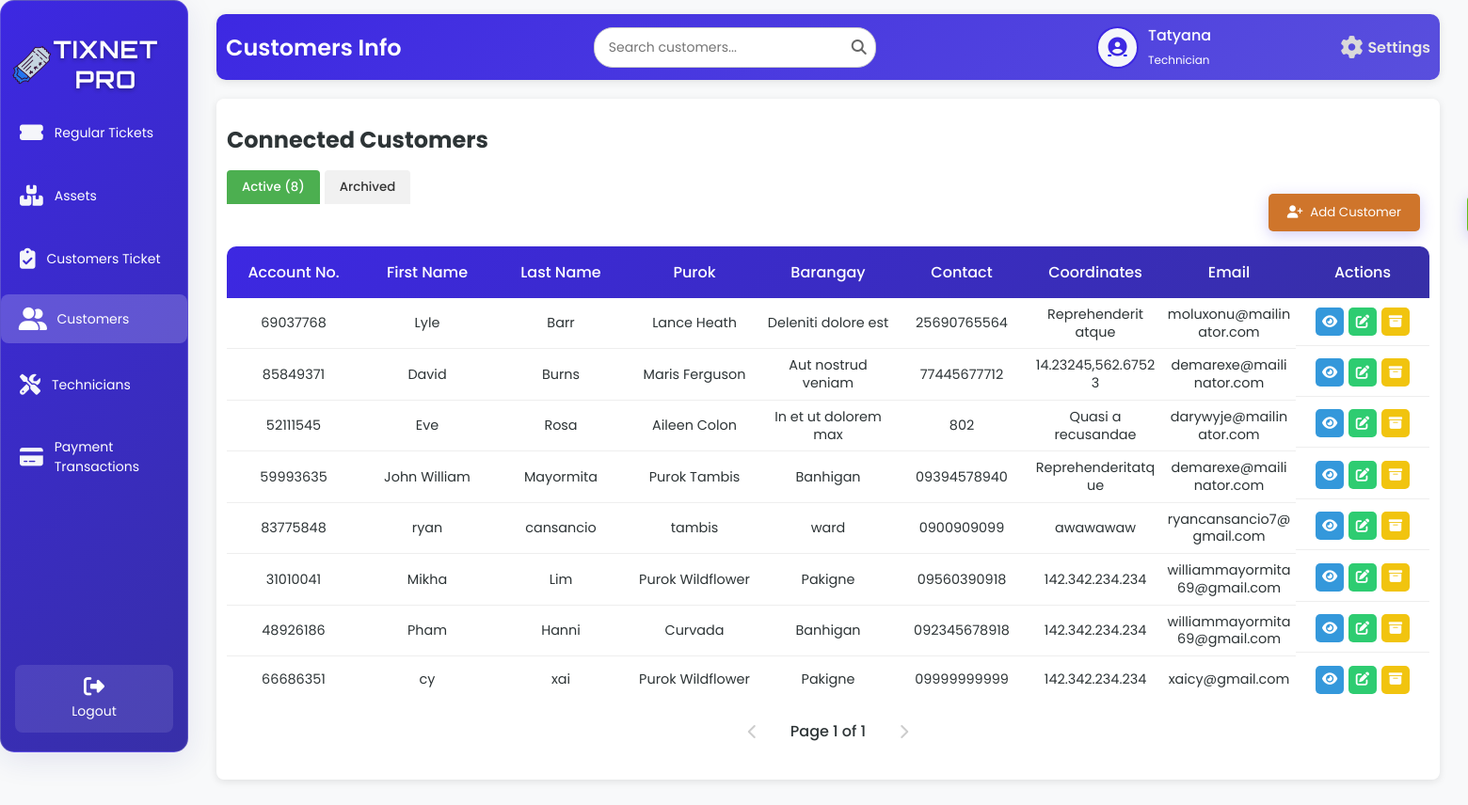
Screenshot of /customersT.php (signed in) with the database file from the repository.
### tables this page shows
CREATE TABLE `tbl_customer` (
  `c_id` int(50) NOT NULL,
  `c_fname` varchar(200) NOT NULL,
  `c_lname` varchar(200) NOT NULL,
  `c_purok` varchar(200) NOT NULL,
  `c_barangay` varchar(200) NOT NULL,
  `c_contact` varchar(100) NOT NULL,
  `c_email` varchar(200) NOT NULL,
  `c_date` date NOT NULL,
  `c_napname` varchar(200) NOT NULL,
  `c_napport` int(50) NOT NULL,
  `c_macaddress` varchar(200) NOT NULL,
  `c_status` varchar(200) NOT NULL,
  `c_plan` varchar(200) NOT NULL,
  `c_equipment` varchar(200) NOT NULL,
  `c_account_no` int(100) NOT NULL,
  `c_coordinates` varchar(200) NOT NULL,
  `c_balance` int(50) NOT NULL,
  `c_startdate` varchar(100) NOT NULL,
  `c_nextdue` varchar(100) NOT NULL,
  `c_lastdue` varchar(100) NOT NULL,
  `c_nextbill` varchar(100) NOT NULL,
  `c_billstatus` varchar(100) NOT NULL,
  `c_advancedays` varchar(200) NOT NULL,
  `c_advance` int(200) NOT NULL
);

### customersT.php (the view, shortened to what this page needs)
<?php
include 'db.php';
function jsEscape($str) {
    return str_replace(
        ["\\", "'", "\"", "\n", "\r", "\t"],
        ["\\\\", "\\'", "\\\"", "\\n", "\\r", "\\t"],
        $str
    );
}
function formatDateDisplay($date) {
    if (empty($date) || $date === '0000-00-00') {
        return '';
    }
    return date('Y/M/d', strtotime($date));
}
function updateDueAndBillDates($conn, $account_no, $next_due) {
    $current_date = new DateTime();
    $next_due_date = new DateTime($next_due);
    return [$next_due, null, null];
}
$firstName = '';
$userType = '';
$avatarPath = $_SESSION['avatarPath'];
if ($conn) {
    $sqlUser = "SELECT u_fname, u_lname, u_type FROM tbl_user WHERE u_username = ?";
    $stmt = $conn->prepare($sqlUser);
    $stmt->bind_param("s", $_SESSION['username']);
    $stmt->execute();
    $resultUser = $stmt->get_result();
    if ($resultUser->num_rows > 0) {
        $row = $resultUser->fetch_assoc();
        $firstName = $row['u_fname'];
        $userType = $row['u_type'];
    }
    $limit = 10;
    $pageActive = isset($_GET['page_active']) ? (int)$_GET['page_active'] : 1;
    $offsetActive = ($pageActive - 1) * $limit;
    $totalActiveQuery = "SELECT COUNT(*) AS total FROM tbl_customer WHERE c_status NOT LIKE 'ARCHIVED:%' OR c_status IS NULL";
    $totalActiveResult = $conn->query($totalActiveQuery);
    $totalActiveRow = $totalActiveResult->fetch_assoc();
    $totalActive = $totalActiveRow['total'];
    $totalActivePages = ceil($totalActive / $limit);
    $pageArchived = isset($_GET['page_archived']) ? (int)$_GET['page_archived'] : 1;
    $sqlActive = "SELECT c_account_no, c_fname, c_lname, c_purok, c_barangay, c_contact, c_email, c_coordinates, c_date, c_napname, c_napport, c_macaddress, c_status, c_plan, c_equipment, c_balance, c_startdate, c_nextdue, c_lastdue, c_nextbill, c_billstatus
                  FROM tbl_customer WHERE c_status NOT LIKE 'ARCHIVED:%' OR c_status IS NULL LIMIT ?, ?";
    $stmtActive = $conn->prepare($sqlActive);
    $stmtActive->bind_param("ii", $offsetActive, $limit);
    $stmtActive->execute();
    $resultActive = $stmtActive->get_result();
} else {
    $_SESSION['error'] = "Database connection failed.";
}
?>
<!DOCTYPE html>
<html lang="en">
<head>
    <link rel="stylesheet" href="customersTT.css">
    <link rel="stylesheet" href="https://cdnjs.cloudflare.com/ajax/libs/font-awesome/6.6.0/css/all.min.css" />
</head>
<body>
<div class="wrapper">
    <div class="sidebar glass-container">
        <h2><img src="image/logo.png" alt="TixNet Icon" class="sidebar-icon">TixNet Pro</h2>
    <ul>
        <li><a href="staffD.php"><i class="fas fa-ticket-alt icon"></i> <span>Regular Tickets</span></a></li>
        <li><a href="assetsT.php"><i class="fas fa-boxes icon"></i> <span>Assets</span></a></li>
        <li><a href="AllCustomersT.php"><i class="fas fa-clipboard-check icon"></i> <span>Customers Ticket</span></a></li>
        <li><a href="customersT.php" class="active"><i class="fas fa-user-friends icon"></i> <span>Customers</span></a></li>
        <li><a href="AssignTech.php"><i class="fas fa-tools icon"></i> <span>Technicians</span></a></li>
        <li><a href="Payments.php"><i class="fas fa-credit-card icon"></i> <span>Payment Transactions</span></a></li>
    </ul>
    <footer>
        <a href="technician_staff.php" class="back-home"><i class="fas fa-sign-out-alt"></i> Logout</a>
    </footer>
    </div>
    <div class="container">
        <div class="upper">
            <h1>Customers Info</h1>
            <div class="search-container">
                <input type="text" class="search-bar" id="searchInput" placeholder="Search customers..." onkeyup="debouncedSearchCustomers()">
                <span class="search-icon"><i class="fas fa-search"></i></span>
            </div>
            <div class="user-profile">
                <div class="user-icon">
                    <a href="image.php">
                        <?php
                        $cleanAvatarPath = preg_replace('/\?\d+$/', '', $avatarPath);
                        if (!empty($avatarPath) && file_exists($cleanAvatarPath)) {
                            echo "<img src='" . htmlspecialchars($avatarPath, ENT_QUOTES, 'UTF-8') . "' alt='User Avatar'>";
                        } else {
                            echo "<i class='fas fa-user-circle'></i>";
                        }
                        ?>
                    </a>
                </div>
                <div class="user-details">
                    <span><?php echo htmlspecialchars($firstName, ENT_QUOTES, 'UTF-8'); ?></span>
                    <small><?php echo htmlspecialchars(ucfirst($userType), ENT_QUOTES, 'UTF-8'); ?></small>
                </div>
                <a href="settings.php" class="settings-link">
                    <i class="fas fa-cog"></i>
                    <span>Settings</span>
                </a>
            </div>
        </div>
        <div class="table-box glass-container">
            <h2>Connected Customers</h2>
            <div class="tab-buttons">
                <button class="tab-btn <?php echo (isset($_GET['tab']) && $_GET['tab'] === 'customers_active') || !isset($_GET['tab']) ? 'active' : ''; ?>" onclick="showTab('customers_active')">
                    Active (<?php echo $totalActive; ?>)
                </button>
                <button class="tab-btn <?php echo isset($_GET['tab']) && $_GET['tab'] === 'customers_archived' ? 'active' : ''; ?>" onclick="showTab('customers_archived')">
                    Archived
                </button>
            </div>
            <div class="customer-actions">
                <form action="addC.php" method="get" style="display: inline;">
                    <button type="submit" class="add-user-btn"><i class="fas fa-user-plus"></i> Add Customer</button>
                </form>
            </div>
            <div class="active-customers" id="customers_active" <?php echo (isset($_GET['tab']) && $_GET['tab'] === 'customers_archived') ? 'style="display: none;"' : ''; ?>>
                <table id="active-customers-table">
                    <thead>
                        <tr>
                            <th>Account No.</th>
                            <th>First Name</th>
                            <th>Last Name</th>
                            <th>Purok</th>
                            <th>Barangay</th>
                            <th>Contact</th>
                            <th>Coordinates</th>
                            <th>Email</th>
                            <th>Actions</th>
                        </tr>
                    </thead>
                    <tbody id="active-customers-tbody">
                        <?php
                        if ($resultActive->num_rows > 0) {
                            while ($row = $resultActive->fetch_assoc()) {
                                if (!empty($row['c_nextdue'])) {
                                    list($updated_next_due, $updated_last_due, $updated_next_bill) = updateDueAndBillDates($conn, $row['c_account_no'], $row['c_nextdue']);
                                    $row['c_nextdue'] = $updated_next_due;
                                }
                                $displayStatus = ($row['c_status'] ?? '');
                                echo "<tr>
                                        <td>" . htmlspecialchars($row['c_account_no'], ENT_QUOTES, 'UTF-8') . "</td>
                                        <td>" . htmlspecialchars($row['c_fname'], ENT_QUOTES, 'UTF-8') . "</td>
                                        <td>" . htmlspecialchars($row['c_lname'], ENT_QUOTES, 'UTF-8') . "</td>
                                        <td>" . htmlspecialchars($row['c_purok'], ENT_QUOTES, 'UTF-8') . "</td>
                                        <td>" . htmlspecialchars($row['c_barangay'], ENT_QUOTES, 'UTF-8') . "</td>
                                        <td>" . htmlspecialchars($row['c_contact'], ENT_QUOTES, 'UTF-8') . "</td>
                                        <td>" . htmlspecialchars($row['c_coordinates'], ENT_QUOTES, 'UTF-8') . "</td>
                                        <td>" . htmlspecialchars($row['c_email'], ENT_QUOTES, 'UTF-8') . "</td>
                                        <td class='action-buttons'>
                                            <a class='view-btn' onclick=\"showViewDetails('" . htmlspecialchars($row['c_account_no'], ENT_QUOTES, 'UTF-8') . "', '" . jsEscape($row['c_fname']) . "', '" . jsEscape($row['c_lname']) . "', '" . jsEscape($row['c_purok']) . "', '" . jsEscape($row['c_barangay']) . "', '" . jsEscape($row['c_contact']) . "', '" . jsEscape($row['c_email']) . "', '" . jsEscape($row['c_coordinates']) . "', '" . jsEscape($row['c_date']) . "', '" . jsEscape($row['c_napname']) . "', '" . jsEscape($row['c_napport']) . "', '" . jsEscape($row['c_macaddress']) . "', '" . jsEscape($displayStatus) . "', '" . jsEscape($row['c_plan']) . "', '" . jsEscape($row['c_equipment']) . "', '" . jsEscape($row['c_balance'] ?? '0.00') . "', '" . jsEscape(formatDateDisplay($row['c_startdate'] ?? '')) . "', '" . jsEscape(formatDateDisplay($row['c_nextdue'] ?? '')) . "', '" . jsEscape(formatDateDisplay($row['c_lastdue'] ?? '')) . "', '" . jsEscape(formatDateDisplay($row['c_nextbill'] ?? '')) . "', '" . jsEscape($row['c_billstatus'] ?? 'Inactive') . "')\" title='View'><i class='fas fa-eye'></i></a>
                                            <a class='edit-btn' href='editC.php?account_no=" . htmlspecialchars($row['c_account_no'], ENT_QUOTES, 'UTF-8') . "' title='Edit'><i class='fas fa-edit'></i></a>
                                            <a class='archive-btn' onclick=\"showArchiveModal('" . htmlspecialchars($row['c_account_no'], ENT_QUOTES, 'UTF-8') . "', '" . jsEscape($row['c_fname'] . ' ' . $row['c_lname']) . "')\" title='Archive'><i class='fas fa-archive'></i></a>
                                        </td>
                                      </tr>";
                            }
                        } else {
                            echo "<tr><td colspan='10' style='text-align: center;'>No active customers found.</td></tr>";
                        }
                        ?>
                    </tbody>
                </table>
                <div class="pagination" id="active-customers-pagination">
                    <?php if ($pageActive > 1): ?>
                        <a href="?tab=customers_active&page_active=<?php echo $pageActive - 1; ?>&page_archived=<?php echo $pageArchived; ?>" class="pagination-link"><i class="fas fa-chevron-left"></i></a>
                    <?php else: ?>
                        <span class="pagination-link disabled"><i class="fas fa-chevron-left"></i></span>
                    <?php endif; ?>
                    <span class="current-page">Page <?php echo $pageActive; ?> of <?php echo $totalActivePages; ?></span>
                    <?php if ($pageActive < $totalActivePages): ?>
                        <a href="?tab=customers_active&page_active=<?php echo $pageActive + 1; ?>&page_archived=<?php echo $pageArchived; ?>" class="pagination-link"><i class="fas fa-chevron-right"></i></a>
                    <?php else: ?>
                        <span class="pagination-link disabled"><i class="fas fa-chevron-right"></i></span>
                    <?php endif; ?>
                </div>
            </div>
        </div>
    </div>
</div>
</body>
</html>

### rows the page displays
tbl_customer: c_account_no "69037768", c_fname "Lyle", c_lname "Barr", c_purok "Lance Heath", c_barangay "Deleniti dolore est", c_contact "25690765564", c_coordinates "Reprehenderit atque", c_email "moluxonu@mailinator.com"
tbl_customer: c_account_no "85849371", c_fname "David", c_lname "Burns", c_purok "Maris Ferguson", c_barangay "Aut nostrud veniam", c_contact "77445677712", c_coordinates "14.23245,562.67523", c_email "demarexe@mailinator.com"
tbl_customer: c_account_no "52111545", c_fname "Eve", c_lname "Rosa", c_purok "Aileen Colon", c_barangay "In et ut dolorem max", c_contact "802", c_coordinates "Quasi a recusandae", c_email "darywyje@mailinator.com"
tbl_customer: c_account_no "59993635", c_fname "John William", c_lname "Mayormita", c_purok "Purok Tambis", c_barangay "Banhigan", c_contact "09394578940", c_coordinates "Reprehenderitatque", c_email "demarexe@mailinator.com"
tbl_customer: c_account_no "83775848", c_fname "ryan", c_lname "cansancio", c_purok "tambis", c_barangay "ward", c_contact "0900909099", c_coordinates "awawawaw", c_email "ryancansancio7@gmail.com"
tbl_customer: c_account_no "31010041", c_fname "Mikha", c_lname "Lim", c_purok "Purok Wildflower", c_barangay "Pakigne", c_contact "09560390918", c_coordinates "142.342.234.234", c_email "williammayormita69@gmail.com"
tbl_customer: c_account_no "48926186", c_fname "Pham", c_lname "Hanni", c_purok "Curvada", c_barangay "Banhigan", c_contact "092345678918", c_coordinates "142.342.234.234", c_email "williammayormita69@gmail.com"
tbl_customer: c_account_no "66686351", c_fname "cy", c_lname "xai", c_purok "Purok Wildflower", c_barangay "Pakigne", c_contact "09999999999", c_coordinates "142.342.234.234", c_email "xaicy@gmail.com"

### other values shown
$firstName "Tatyana"
$userType "Technician"
$totalActive "8"
$pageActive "1"
$totalActivePages "1"
